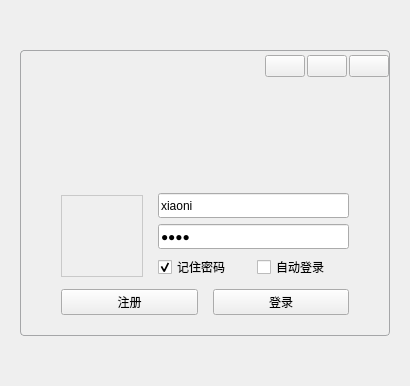
<?xml version="1.0" encoding="UTF-8"?>
<ui version="4.0">
 <class>LoginWidget</class>
 <widget class="QWidget" name="LoginWidget">
  <property name="geometry">
   <rect>
    <x>0</x>
    <y>0</y>
    <width>410</width>
    <height>386</height>
   </rect>
  </property>
  <property name="windowTitle">
   <string>登录界面</string>
  </property>
  <property name="windowIcon">
   <iconset resource="images.qrc">
    <normaloff>:/resource/background/app.png</normaloff>:/resource/background/app.png</iconset>
  </property>
  <property name="styleSheet">
   <string notr="true">QWidget#page, QWidget#page_2 {
	border: 1px solid #A5A6A8;
	border-radius: 4px;
}</string>
  </property>
  <layout class="QVBoxLayout" name="verticalLayout">
   <property name="spacing">
    <number>0</number>
   </property>
   <property name="leftMargin">
    <number>20</number>
   </property>
   <property name="topMargin">
    <number>50</number>
   </property>
   <property name="rightMargin">
    <number>20</number>
   </property>
   <property name="bottomMargin">
    <number>50</number>
   </property>
   <item>
    <widget class="RotatingStackedWidget" name="stackedWidget">
     <property name="currentIndex">
      <number>0</number>
     </property>
     <widget class="QWidget" name="page">
      <layout class="QVBoxLayout" name="verticalLayout_2">
       <property name="spacing">
        <number>0</number>
       </property>
       <property name="leftMargin">
        <number>1</number>
       </property>
       <property name="topMargin">
        <number>1</number>
       </property>
       <property name="rightMargin">
        <number>1</number>
       </property>
       <property name="bottomMargin">
        <number>1</number>
       </property>
       <item>
        <widget class="QWidget" name="widgetWinTitle" native="true">
         <property name="minimumSize">
          <size>
           <width>0</width>
           <height>30</height>
          </size>
         </property>
         <property name="maximumSize">
          <size>
           <width>16777215</width>
           <height>30</height>
          </size>
         </property>
         <layout class="QHBoxLayout" name="horizontalLayout_2" stretch="0,1,0,0,0">
          <property name="spacing">
           <number>2</number>
          </property>
          <property name="leftMargin">
           <number>10</number>
          </property>
          <property name="topMargin">
           <number>0</number>
          </property>
          <property name="rightMargin">
           <number>0</number>
          </property>
          <property name="bottomMargin">
           <number>0</number>
          </property>
          <item>
           <widget class="QLabel" name="labelWinIcon">
            <property name="minimumSize">
             <size>
              <width>30</width>
              <height>30</height>
             </size>
            </property>
            <property name="maximumSize">
             <size>
              <width>30</width>
              <height>30</height>
             </size>
            </property>
            <property name="text">
             <string/>
            </property>
            <property name="pixmap">
             <pixmap resource="images.qrc">:/resource/images/robot.png</pixmap>
            </property>
           </widget>
          </item>
          <item>
           <widget class="QLabel" name="labelWinTitle">
            <property name="styleSheet">
             <string notr="true">color: #FFFFFF;</string>
            </property>
            <property name="text">
             <string/>
            </property>
           </widget>
          </item>
          <item>
           <widget class="QPushButton" name="btnWinMenu">
            <property name="focusPolicy">
             <enum>Qt::NoFocus</enum>
            </property>
            <property name="text">
             <string/>
            </property>
            <property name="icon">
             <iconset resource="images.qrc">
              <normaloff>:/resource/common/ic_login_cfg.png</normaloff>:/resource/common/ic_login_cfg.png</iconset>
            </property>
           </widget>
          </item>
          <item>
           <widget class="QPushButton" name="btnWinMin">
            <property name="focusPolicy">
             <enum>Qt::NoFocus</enum>
            </property>
            <property name="text">
             <string/>
            </property>
            <property name="icon">
             <iconset resource="images.qrc">
              <normaloff>:/resource/common/ic_min.png</normaloff>:/resource/common/ic_min.png</iconset>
            </property>
           </widget>
          </item>
          <item>
           <widget class="QPushButton" name="btnWinClose">
            <property name="focusPolicy">
             <enum>Qt::NoFocus</enum>
            </property>
            <property name="text">
             <string/>
            </property>
            <property name="icon">
             <iconset resource="images.qrc">
              <normaloff>:/resource/common/ic_close_white.png</normaloff>:/resource/common/ic_close_white.png</iconset>
            </property>
           </widget>
          </item>
         </layout>
        </widget>
       </item>
       <item>
        <widget class="QWidget" name="widgetBody" native="true">
         <layout class="QVBoxLayout" name="verticalLayout_5">
          <property name="spacing">
           <number>0</number>
          </property>
          <property name="leftMargin">
           <number>0</number>
          </property>
          <property name="topMargin">
           <number>0</number>
          </property>
          <property name="rightMargin">
           <number>0</number>
          </property>
          <property name="bottomMargin">
           <number>0</number>
          </property>
          <item>
           <widget class="QLabel" name="labelWeclcom">
            <property name="text">
             <string/>
            </property>
            <property name="pixmap">
             <pixmap resource="images.qrc">:/resource/background/logo.png</pixmap>
            </property>
            <property name="alignment">
             <set>Qt::AlignCenter</set>
            </property>
           </widget>
          </item>
          <item>
           <layout class="QVBoxLayout" name="verticalLayout_4">
            <property name="spacing">
             <number>10</number>
            </property>
            <property name="leftMargin">
             <number>40</number>
            </property>
            <property name="topMargin">
             <number>20</number>
            </property>
            <property name="rightMargin">
             <number>40</number>
            </property>
            <property name="bottomMargin">
             <number>20</number>
            </property>
            <item>
             <layout class="QHBoxLayout" name="horizontalLayout_4">
              <property name="spacing">
               <number>15</number>
              </property>
              <item>
               <widget class="QLabel" name="labelUserHead">
                <property name="minimumSize">
                 <size>
                  <width>82</width>
                  <height>82</height>
                 </size>
                </property>
                <property name="maximumSize">
                 <size>
                  <width>82</width>
                  <height>82</height>
                 </size>
                </property>
                <property name="styleSheet">
                 <string notr="true">QLabel#labelUserHead {
	border: 1px solid #C9C9C9;
}</string>
                </property>
                <property name="text">
                 <string/>
                </property>
                <property name="pixmap">
                 <pixmap resource="images.qrc">:/resource/head/0.bmp</pixmap>
                </property>
                <property name="alignment">
                 <set>Qt::AlignCenter</set>
                </property>
               </widget>
              </item>
              <item>
               <widget class="QWidget" name="widgetInput" native="true">
                <layout class="QVBoxLayout" name="verticalLayout_3">
                 <property name="leftMargin">
                  <number>0</number>
                 </property>
                 <property name="topMargin">
                  <number>0</number>
                 </property>
                 <property name="rightMargin">
                  <number>0</number>
                 </property>
                 <property name="bottomMargin">
                  <number>0</number>
                 </property>
                 <item>
                  <widget class="QIconLineEdit" name="lineEditUser">
                   <property name="minimumSize">
                    <size>
                     <width>0</width>
                     <height>25</height>
                    </size>
                   </property>
                   <property name="maximumSize">
                    <size>
                     <width>16777215</width>
                     <height>25</height>
                    </size>
                   </property>
                   <property name="text">
                    <string>xiaoni</string>
                   </property>
                   <property name="placeholderText">
                    <string>用户名</string>
                   </property>
                  </widget>
                 </item>
                 <item>
                  <widget class="QIconLineEdit" name="lineEditPasswd">
                   <property name="minimumSize">
                    <size>
                     <width>0</width>
                     <height>25</height>
                    </size>
                   </property>
                   <property name="maximumSize">
                    <size>
                     <width>16777215</width>
                     <height>25</height>
                    </size>
                   </property>
                   <property name="text">
                    <string>1234</string>
                   </property>
                   <property name="echoMode">
                    <enum>QLineEdit::Password</enum>
                   </property>
                   <property name="placeholderText">
                    <string>用户密码</string>
                   </property>
                  </widget>
                 </item>
                 <item>
                  <layout class="QHBoxLayout" name="horizontalLayout">
                   <item>
                    <widget class="QCheckBox" name="checkBoxPasswd">
                     <property name="text">
                      <string>记住密码</string>
                     </property>
                     <property name="checked">
                      <bool>true</bool>
                     </property>
                    </widget>
                   </item>
                   <item>
                    <widget class="QCheckBox" name="checkBoxAutoLogin">
                     <property name="text">
                      <string>自动登录</string>
                     </property>
                     <property name="checked">
                      <bool>false</bool>
                     </property>
                    </widget>
                   </item>
                  </layout>
                 </item>
                </layout>
               </widget>
              </item>
             </layout>
            </item>
            <item>
             <layout class="QHBoxLayout" name="horizontalLayout_3">
              <property name="spacing">
               <number>15</number>
              </property>
              <item>
               <widget class="QPushButton" name="btnRegister">
                <property name="text">
                 <string>注册</string>
                </property>
               </widget>
              </item>
              <item>
               <widget class="QPushButton" name="btnLogin">
                <property name="focusPolicy">
                 <enum>Qt::NoFocus</enum>
                </property>
                <property name="toolTip">
                 <string>登录</string>
                </property>
                <property name="text">
                 <string>登录</string>
                </property>
               </widget>
              </item>
             </layout>
            </item>
           </layout>
          </item>
         </layout>
        </widget>
       </item>
      </layout>
     </widget>
     <widget class="QWidget" name="page_2">
      <layout class="QVBoxLayout" name="verticalLayout_9">
       <property name="spacing">
        <number>0</number>
       </property>
       <property name="leftMargin">
        <number>1</number>
       </property>
       <property name="topMargin">
        <number>1</number>
       </property>
       <property name="rightMargin">
        <number>1</number>
       </property>
       <property name="bottomMargin">
        <number>1</number>
       </property>
       <item>
        <widget class="QWidget" name="widgetWinTitle_2" native="true">
         <property name="minimumSize">
          <size>
           <width>0</width>
           <height>30</height>
          </size>
         </property>
         <property name="maximumSize">
          <size>
           <width>16777215</width>
           <height>30</height>
          </size>
         </property>
         <layout class="QHBoxLayout" name="horizontalLayout_5" stretch="1,0,0">
          <property name="spacing">
           <number>5</number>
          </property>
          <property name="leftMargin">
           <number>10</number>
          </property>
          <property name="topMargin">
           <number>0</number>
          </property>
          <property name="rightMargin">
           <number>0</number>
          </property>
          <property name="bottomMargin">
           <number>0</number>
          </property>
          <item>
           <widget class="QLabel" name="labelWinTitle_2">
            <property name="styleSheet">
             <string notr="true">color: #FFFFFF;</string>
            </property>
            <property name="text">
             <string>登录配置</string>
            </property>
           </widget>
          </item>
          <item>
           <widget class="QPushButton" name="btnWinMin_2">
            <property name="focusPolicy">
             <enum>Qt::NoFocus</enum>
            </property>
            <property name="text">
             <string/>
            </property>
            <property name="icon">
             <iconset resource="images.qrc">
              <normaloff>:/resource/common/ic_min.png</normaloff>:/resource/common/ic_min.png</iconset>
            </property>
           </widget>
          </item>
          <item>
           <widget class="QPushButton" name="btnWinClose_2">
            <property name="focusPolicy">
             <enum>Qt::NoFocus</enum>
            </property>
            <property name="text">
             <string/>
            </property>
            <property name="icon">
             <iconset resource="images.qrc">
              <normaloff>:/resource/common/ic_close_white.png</normaloff>:/resource/common/ic_close_white.png</iconset>
            </property>
           </widget>
          </item>
         </layout>
        </widget>
       </item>
       <item>
        <widget class="QWidget" name="widgetBody_2" native="true">
         <layout class="QVBoxLayout" name="verticalLayout_6">
          <item>
           <widget class="QGroupBox" name="groupBox">
            <property name="title">
             <string>服务器设置</string>
            </property>
            <layout class="QVBoxLayout" name="verticalLayout_7">
             <item>
              <layout class="QHBoxLayout" name="horizontalLayout_6">
               <property name="rightMargin">
                <number>0</number>
               </property>
               <item>
                <layout class="QFormLayout" name="formLayout">
                 <item row="0" column="0">
                  <widget class="QLabel" name="label_3">
                   <property name="text">
                    <string>服务器地址配置：</string>
                   </property>
                  </widget>
                 </item>
                 <item row="0" column="1">
                  <widget class="QIPLineEdit" name="lineEditHostAddr">
                   <property name="text">
                    <string>192.168.5.181</string>
                   </property>
                  </widget>
                 </item>
                 <item row="1" column="0">
                  <widget class="QLabel" name="label_4">
                   <property name="text">
                    <string>消息服务器端口：</string>
                   </property>
                  </widget>
                 </item>
                 <item row="1" column="1">
                  <widget class="QLineEdit" name="lineEditHostMsgPort">
                   <property name="text">
                    <string>60001</string>
                   </property>
                  </widget>
                 </item>
                 <item row="2" column="0">
                  <widget class="QLabel" name="label_5">
                   <property name="text">
                    <string>文件服务器端口：</string>
                   </property>
                  </widget>
                 </item>
                 <item row="2" column="1">
                  <widget class="QLineEdit" name="lineEditHostFilePort">
                   <property name="text">
                    <string>60002</string>
                   </property>
                  </widget>
                 </item>
                </layout>
               </item>
              </layout>
             </item>
             <item>
              <spacer name="verticalSpacer">
               <property name="orientation">
                <enum>Qt::Vertical</enum>
               </property>
               <property name="sizeHint" stdset="0">
                <size>
                 <width>20</width>
                 <height>157</height>
                </size>
               </property>
              </spacer>
             </item>
            </layout>
           </widget>
          </item>
          <item>
           <layout class="QHBoxLayout" name="horizontalLayout_7">
            <item>
             <spacer name="horizontalSpacer">
              <property name="orientation">
               <enum>Qt::Horizontal</enum>
              </property>
              <property name="sizeHint" stdset="0">
               <size>
                <width>40</width>
                <height>20</height>
               </size>
              </property>
             </spacer>
            </item>
            <item>
             <widget class="QPushButton" name="btnCancel">
              <property name="text">
               <string>取消</string>
              </property>
             </widget>
            </item>
            <item>
             <widget class="QPushButton" name="btnSaveCfg">
              <property name="text">
               <string>确定</string>
              </property>
             </widget>
            </item>
           </layout>
          </item>
         </layout>
        </widget>
       </item>
      </layout>
     </widget>
    </widget>
   </item>
  </layout>
 </widget>
 <customwidgets>
  <customwidget>
   <class>QIPLineEdit</class>
   <extends>QLineEdit</extends>
   <header>clineedit.h</header>
  </customwidget>
  <customwidget>
   <class>RotatingStackedWidget</class>
   <extends>QStackedWidget</extends>
   <header>rotatingstackedwidget.h</header>
   <container>1</container>
  </customwidget>
  <customwidget>
   <class>QIconLineEdit</class>
   <extends>QLineEdit</extends>
   <header>clineedit.h</header>
  </customwidget>
 </customwidgets>
 <resources>
  <include location="images.qrc"/>
 </resources>
 <connections>
  <connection>
   <sender>btnWinMin_2</sender>
   <signal>clicked()</signal>
   <receiver>LoginWidget</receiver>
   <slot>showMinimized()</slot>
   <hints>
    <hint type="sourcelabel">
     <x>87</x>
     <y>71</y>
    </hint>
    <hint type="destinationlabel">
     <x>447</x>
     <y>67</y>
    </hint>
   </hints>
  </connection>
  <connection>
   <sender>btnWinClose_2</sender>
   <signal>clicked()</signal>
   <receiver>LoginWidget</receiver>
   <slot>close()</slot>
   <hints>
    <hint type="sourcelabel">
     <x>118</x>
     <y>76</y>
    </hint>
    <hint type="destinationlabel">
     <x>431</x>
     <y>167</y>
    </hint>
   </hints>
  </connection>
  <connection>
   <sender>btnWinMin</sender>
   <signal>clicked()</signal>
   <receiver>LoginWidget</receiver>
   <slot>showMinimized()</slot>
   <hints>
    <hint type="sourcelabel">
     <x>358</x>
     <y>68</y>
    </hint>
    <hint type="destinationlabel">
     <x>489</x>
     <y>157</y>
    </hint>
   </hints>
  </connection>
  <connection>
   <sender>btnWinClose</sender>
   <signal>clicked()</signal>
   <receiver>LoginWidget</receiver>
   <slot>close()</slot>
   <hints>
    <hint type="sourcelabel">
     <x>388</x>
     <y>72</y>
    </hint>
    <hint type="destinationlabel">
     <x>468</x>
     <y>195</y>
    </hint>
   </hints>
  </connection>
 </connections>
</ui>
